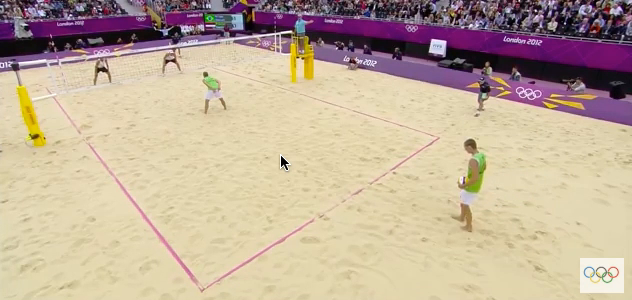
#> input picture frame 76 of media/beachVolleyball1.mov, 632 x 300 px, given in place of beachVolleyball7.mov, which was not available
$ python video7.py   (Python 2 division)   (older library calls are emulated)
#> lines starting #> are read from the running program, lines starting #| are printed output that depends on the picture; after the words box and inside, x2 and y2 are one past the last pixel; in counts of white or black regions, pixels touching at a corner belong together; pictures that were not available may be replaced by others from this repository, and a replacement may not be noted
### equalizeColor.py
import cv2


def equalizeBGRImage(img):
    img_hsv = cv2.cvtColor(img, cv2.cv.CV_BGR2HSV)
    eql_img = cv2.equalizeHist(img_hsv[:, :, 2])
    # print eql_img.shape
    img_hsv[:, :, 2] = eql_img[:, :]
    return cv2.cvtColor(img_hsv, cv2.cv.CV_HSV2BGR)

### video7.py
import cv2
import cv2.cv as cv
import numpy as np
import time
import equalizeColor

cap = cv2.VideoCapture('media/beachVolleyball7.mov')

# Parameters for lucas kanade optical flow
lk_params = dict( winSize  = (15,15),
                  maxLevel = 2,
                  criteria = (cv2.TERM_CRITERIA_EPS | cv2.TERM_CRITERIA_COUNT, 10, 0.1))

# Create some random colors
color = np.random.randint(0,255,(100,3))

# Take first frame and find corners in it
ret, old_frame = cap.read()
#> old_frame is the input picture: shape (300, 632, 3); mean B, G, R 153.6, 173.9, 193
rows,cols,channels = old_frame.shape
#> rows = 300; cols = 632; channels = 3
old_frame = old_frame[0:rows, 0:cols-5]
#> old_frame: shape (300, 627, 3)
old_gray = cv2.cvtColor(old_frame, cv2.COLOR_BGR2GRAY)
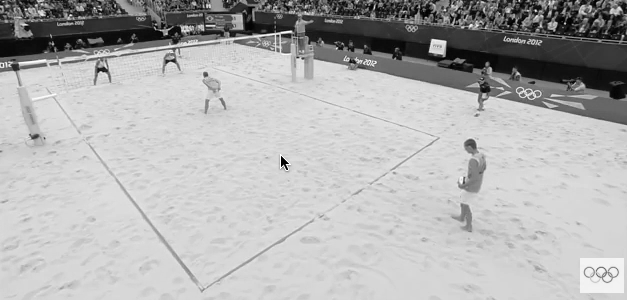
#> old_gray: shape (300, 627); min 0, max 255, mean 177.6

CAP_PROP_FRAME_COUNT = 7
frame_count = int(cap.get(CAP_PROP_FRAME_COUNT))
print frame_count


#points for video 7
p0 = np.array([[10.0,310.0],[216.0,330.0],[165.0,336.0],[240,200.0],[65.0, 198.0]], np.float32)
p_dst = np.array([[410.0,310.0],[616.0,330.0],[565.0,336.0],[640,200.0],[465.0, 198.0]], np.float32)

counter = 1

h, status = cv2.findHomography(p0, p_dst)
im_out = cv2.warpPerspective(old_frame, h, (1000,450))
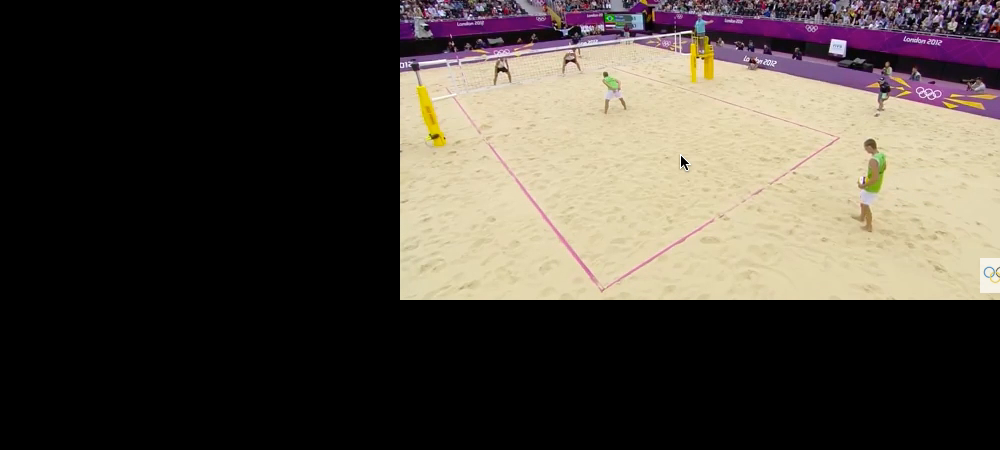
#> im_out: shape (450, 1000, 3); mean B, G, R 61.7, 70.2, 77.8
cv2.imshow('frame',im_out)

# Create a mask image for drawing purposes
mask_draw = np.zeros_like(old_frame)

arr = []
old_abu = cv2.cvtColor(im_out, cv2.COLOR_BGR2GRAY)
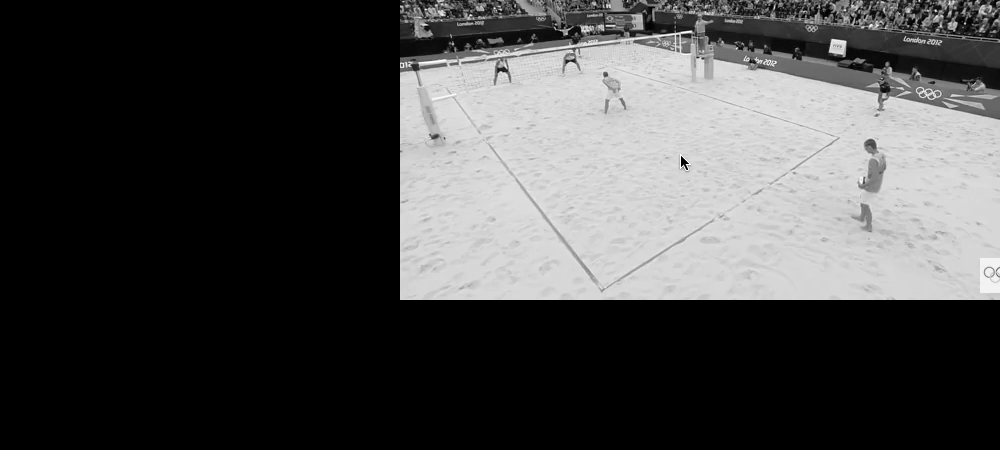
#> old_abu: shape (450, 1000); min 0, max 255, mean 71.5
#arr.append(old_abu)
arr.append(im_out.copy())
fr = 0

#_,img = cap.read()
avgImg = np.float32(im_out)

while(fr < 620):
    ret,frame = cap.read()
    rows,cols,channels = frame.shape
    frame = frame[0:rows, 0:cols-5]
#> frame: shape (300, 627, 3)
    if (counter%1==0):

        frame_gray = cv2.cvtColor(frame, cv2.COLOR_BGR2GRAY)

        # calculate optical flow
        p1, st, err = cv2.calcOpticalFlowPyrLK(old_gray, frame_gray, p0, None, **lk_params)
#> p1 = [[10, 310], [216, 330], [165, 336], [240, 200], [65, 198]]; st = [0, 0, 0, 1, 1]; err = [0, 0, 0, 0, 0.000139]

        h, status = cv2.findHomography(p1, p_dst)
#> h = [[1, -6.13e-05, 400], [-3.23e-06, 1, 0.00715], [-5.62e-09, -1.01e-07, 1]]; status = [1, 1, 1, 1, 1]
        im_out_new = cv2.warpPerspective(frame, h, (1000,450))

        rows,cols,channels = im_out_new.shape
#> rows = 450; cols = 1000
        roi = im_out[0:rows, 0:cols ]

        # Now create a mask of logo and create its inverse mask also
        img2gray = cv2.cvtColor(im_out_new,cv2.COLOR_BGR2GRAY)
        ret, mask = cv2.threshold(img2gray, 10, 255, cv2.THRESH_BINARY)
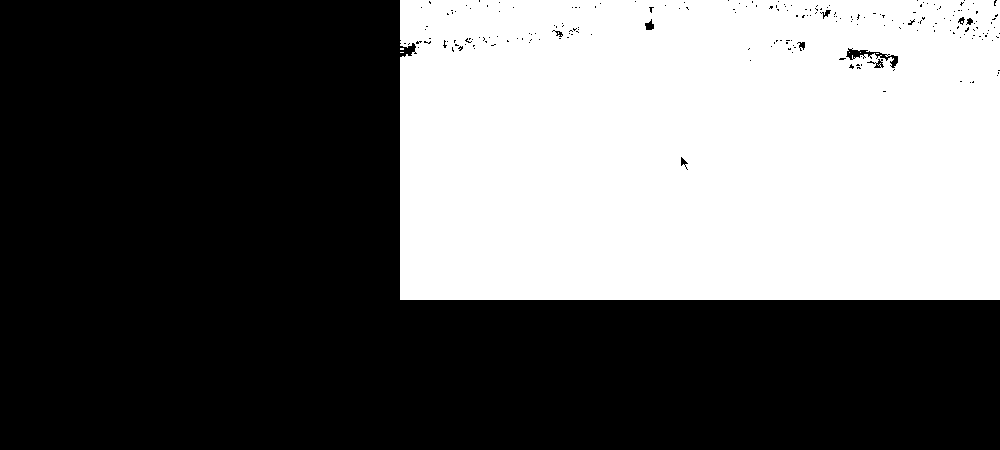
#> mask: shape (450, 1000); 39.7% white; 7 white regions (6 under 20 px), largest, box (x1, y1, x2, y2) and area: (400, 0, 1000, 300) 178708
        mask_inv = cv2.bitwise_not(mask)

        # Now black-out the area of logo in ROI
        img1_bg = cv2.bitwise_and(roi,roi,mask = mask_inv)

        # Take only region of logo from logo image.
        img2_fg = cv2.bitwise_and(im_out_new,im_out_new,mask = mask)

        # Put logo in ROI and modify the main image
        dst = cv2.add(img1_bg,img2_fg)
        im_out[0:rows, 0:cols] = dst
        im_gray = cv2.cvtColor(im_out, cv2.COLOR_BGR2GRAY)
        arr.append(im_out.copy())
        cv2.imshow('frame',im_out)

        # getting the background
        alpha = 1/float(fr+1)
        cv2.accumulateWeighted(im_out,avgImg,alpha)
        im_out = cv2.convertScaleAbs(avgImg)
        normImg = im_out.copy()

        cv2.imshow('background',normImg)

        # draw the tracks
        for i,(new,old) in enumerate(zip(p1,p0)):
            a,b = new.ravel()
            c,d = old.ravel()
            cv2.line(mask_draw, (a,b),(c,d), color[i].tolist(), 2)
            cv2.circle(frame,(a, b),3,color[i].tolist(),-1)
#> this loop made 5 passes
#> (a, b, c, d) on passes 1 to 5: (10, 310, 10, 310), (216, 330, 216, 330), (165, 336, 165, 336), (240, 200, 240, 200), (65, 198, 65, 198)
        img = cv2.add(frame,mask_draw)

        cv2.imshow('tracking',img)
        k = cv2.waitKey(1) & 0xff
#> (key Esc is pressed here)
        if k == 27:
            break

        # Now update the previous frame and previous points
        old_gray = frame_gray.copy()
        p0 = p1.copy()
        old_frame = frame.copy()
    counter= counter + 1
    fr = fr + 1

# Background Substraction
#cv2.imwrite('bg_3.png',normImg)
bg_gray = cv2.cvtColor(normImg, cv2.COLOR_BGR2GRAY)
p_bg = np.array([[127, 253],[52, 372],[802, 225],[859, 329]], np.float32)

court_top = cv2.imread('court.png',1)
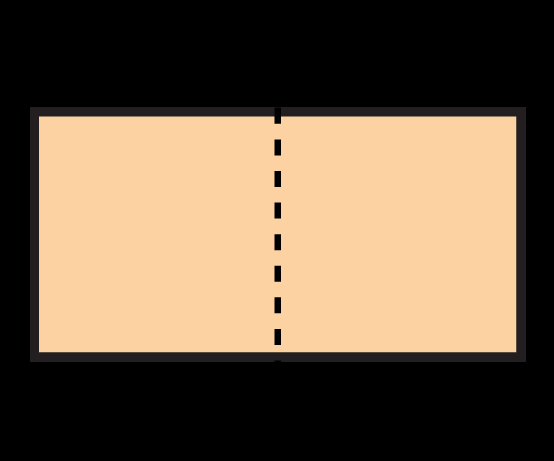
#> input picture court.png, 554 x 461 px
#> court_top is the input picture: shape (461, 554, 3); mean B, G, R 72.6, 93.6, 112.6
p_top = np.array([[40.0,115.0],[40.0,350.0],[515.0,115.0],[515.0,350.0]], np.float32)
h_top, status = cv2.findHomography(p_bg, p_top)
#> h_top = [[1.16, 0.851, -293.6], [0.169, 4.56, -976], [-5.66e-05, 0.00292, 1]]; status = [1, 1, 1, 1]
print "homography top", h_top
#| homography top [[ 1.16226113e+00  8.50737389e-01 -2.93582398e+02]
#|  [ 1.68727590e-01  4.56017894e+00 -9.76027365e+02]
#|  [-5.65798578e-05  2.91983710e-03  1.00000000e+00]]

bg_gray = cv2.GaussianBlur(bg_gray, (21, 21), 0)
for fra_ori in arr:
    fra_ori = equalizeColor.equalizeBGRImage(fra_ori)
    fra = cv2.cvtColor(fra_ori, cv2.COLOR_BGR2GRAY)
    fra = cv2.GaussianBlur(fra, (21, 21), 0)
    frame_delta = cv2.subtract(bg_gray, fra)
    thresh = cv2.threshold(frame_delta, 70, 255, cv2.THRESH_BINARY)[1]

    # dilate the thresholded image to fill in holes, then find contours

    # on thresholded image
    thresh = cv2.dilate(thresh, None, iterations=10)
    (cnts, _) = cv2.findContours(thresh.copy(), cv2.RETR_EXTERNAL,cv2.CHAIN_APPROX_SIMPLE)

    court_top_copy = court_top.copy()
    # loop over the contours

    for c in cnts:
        # if the contour is too small, ignore it
        if cv2.contourArea(c) < 5 and cv2.contourArea(c) > 10:
            continue

        # compute the bounding box for the contour, draw it on the frame,
        # and update the text
        (x, y, w, h) = cv2.boundingRect(c)
        cv2.rectangle(fra_ori, (x, y), (x + w, y + h), (0, 255, 0), 2)

        xi = (x+x+h)/2
        yi = y+h

        h0 = h_top[0,0]
        h1 = h_top[0,1]
        h2 = h_top[0,2]
        h3 = h_top[1,0]
        h4 = h_top[1,1]
        h5 = h_top[1,2]
        h6 = h_top[2,0]
        h7 = h_top[2,1]
        h8 = h_top[2,2]

        tx = (h0*xi + h1*yi + h2)
        ty = (h3*xi + h4*yi + h5)
        tz = (h6*xi + h7*yi + h8)

        px = int(tx/tz)
        py = int(ty/tz)
        #Print the player on top down view
        cv2.circle(court_top_copy,(px, py),3,np.array([255,0,0]),-1)

    #cv2.imshow('frame_delta',frame_delta)
    #cv2.imshow('frame_thresh',thresh)
    cv2.imshow('frame_detect',fra_ori)
    cv2.imshow('court_top', court_top_copy)

    k = cv2.waitKey(1) & 0xff
    if k == 27:
        break
#> this loop made 1 pass; (key Esc is pressed on pass 1)
#> pass 1, `fra_ori = equalizeColor.equalizeBGRImage(fra_ori)`:
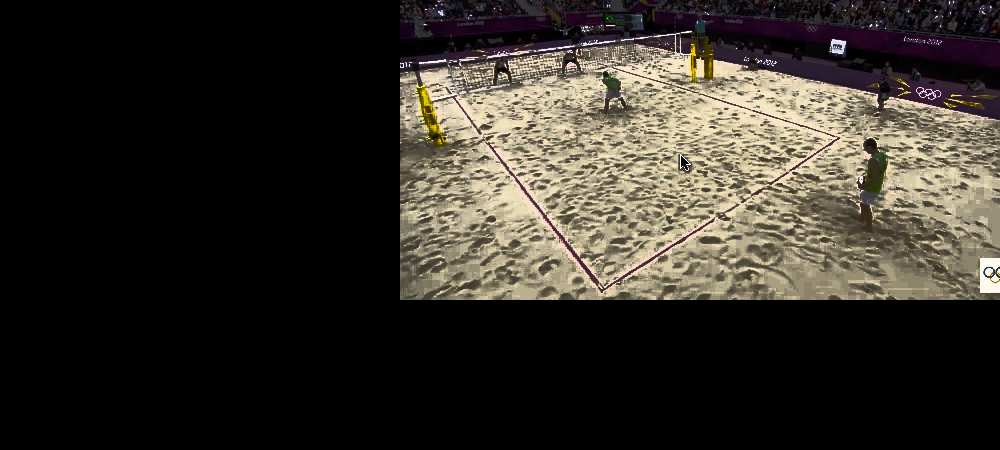
#> fra_ori: shape (450, 1000, 3); mean B, G, R 41, 48, 52.4
#> after the loop:
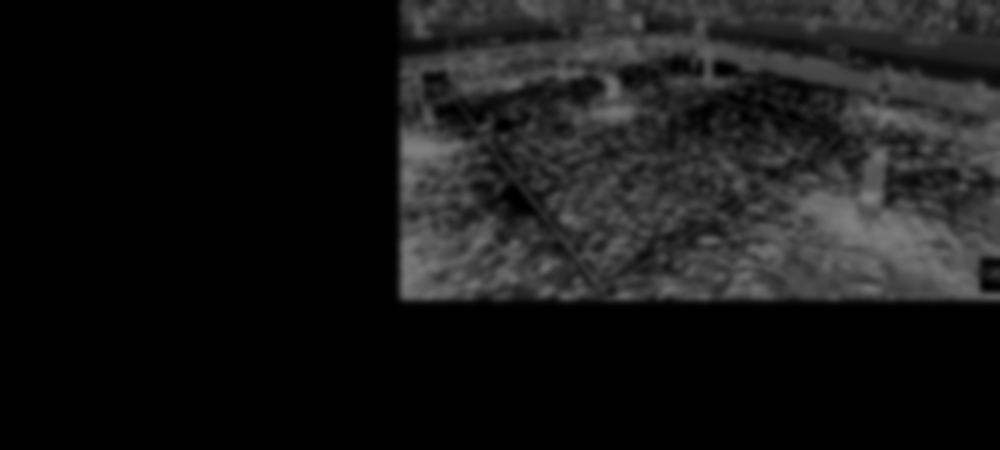
#> frame_delta: shape (450, 1000); min 0, max 128, mean 23

cv2.destroyAllWindows()
cap.release()

$ run again, starting later in the video
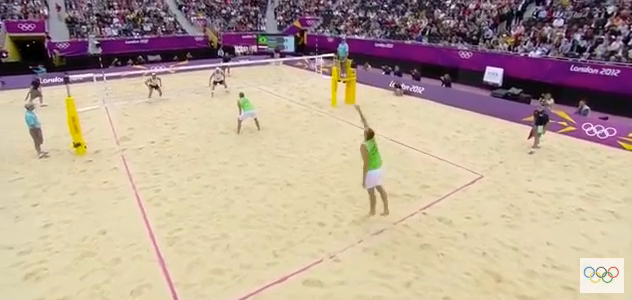
#> input picture frame 342 of media/beachVolleyball1.mov, 632 x 300 px, given in place of beachVolleyball7.mov, which was not available
#> old_frame is the input picture: shape (300, 632, 3); mean B, G, R 149.8, 165.8, 185.3
#> old_frame: shape (300, 627, 3)
#> p1 = [[10, 310], [216, 330], [165, 336], [240, 200], [65.13, 198.1]]; st = [0, 0, 0, 1, 1]; err = [0, 0, 0, 0.0667, 0.375]
#> `h, status = cv2.findHomography(p1, p_dst)`: h = [[1.01, 0.00588, 399.4], [0.00138, 1.01, -1.04], [3.97e-06, 9.77e-06, 1]]; status = [1, 1, 1, 1, 1]
#> mask: shape (450, 1000); 39.9% white; 5 white regions (4 under 20 px), largest, box (x1, y1, x2, y2) and area: (399, 0, 1000, 301) 179438
#> the loop `for i,(new,old) in enumerate(zip(p1,p0)):` made 5 passes
#> (a, b, c, d) on passes 1 to 5: (10, 310, 10, 310), (216, 330, 216, 330), (165, 336, 165, 336), (240, 200, 240, 200), (65.13, 198.1, 65, 198)
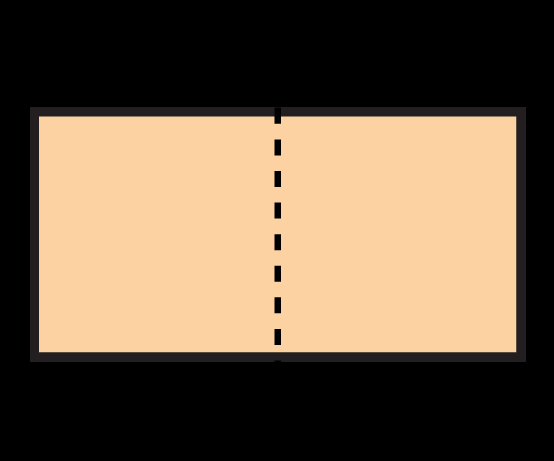
#> input picture court.png, 554 x 461 px
#> court_top is the input picture: shape (461, 554, 3); mean B, G, R 72.6, 93.6, 112.6
#> `h_top, status = cv2.findHomography(p_bg, p_top)`: h_top = [[1.16, 0.851, -293.6], [0.169, 4.56, -976], [-5.66e-05, 0.00292, 1]]; status = [1, 1, 1, 1]
#| homography top [[ 1.16226113e+00  8.50737389e-01 -2.93582398e+02]
#|  [ 1.68727590e-01  4.56017894e+00 -9.76027365e+02]
#|  [-5.65798578e-05  2.91983710e-03  1.00000000e+00]]
#> the loop `for fra_ori in arr:` made 1 pass; (key Esc is pressed on pass 1)
#> after the loop `for fra_ori in arr:`:
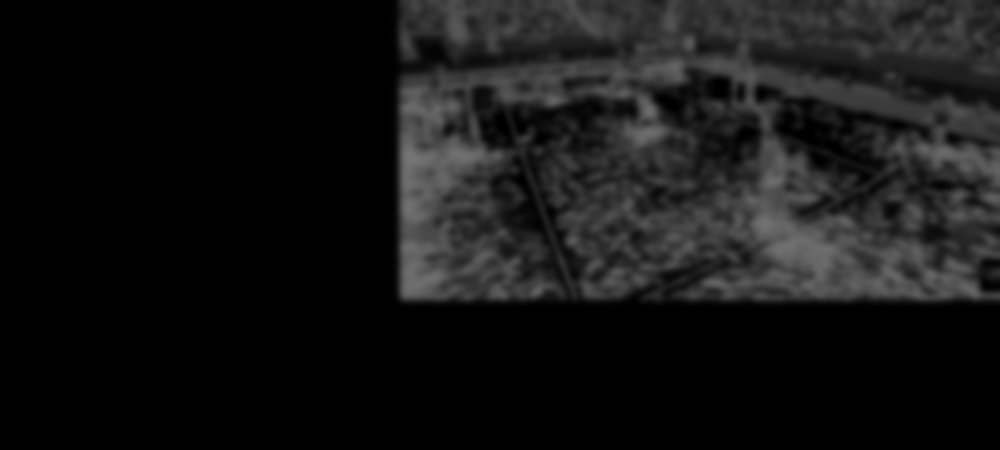
#> frame_delta: shape (450, 1000); min 0, max 118, mean 20.5

$ run again, starting later in the video
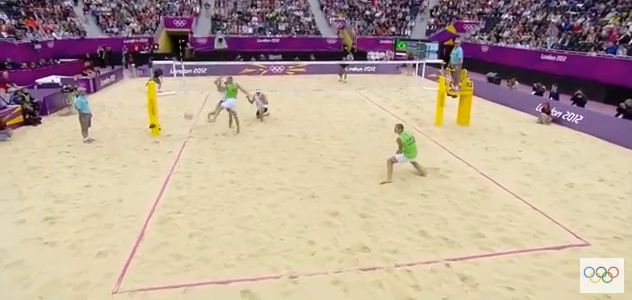
#> input picture frame 608 of media/beachVolleyball1.mov, 632 x 300 px, given in place of beachVolleyball7.mov, which was not available
#> old_frame is the input picture: shape (300, 632, 3); mean B, G, R 151.1, 166.4, 185.7
#> old_frame: shape (300, 627, 3)
#> p1 = [[10.39, 308.9], [216, 330], [165, 336], [240.2, 199.9], [65, 198]]; st = [0, 0, 0, 1, 1]; err = [0, 0, 0, 0.443, 0]
#> `h, status = cv2.findHomography(p1, p_dst)`: h = [[1.03, 0.00456, 399.2], [0.0088, 1.01, -2.17], [4.47e-05, 8.96e-06, 1]]; status = [1, 1, 1, 1, 1]
#> mask: shape (450, 1000); 39.9% white; 1 white region, box (x1, y1, x2, y2) and area: (399, 0, 1000, 301) 179601
#> the loop `for i,(new,old) in enumerate(zip(p1,p0)):` made 5 passes
#> (a, b, c, d) on passes 1 to 5: (10.39, 308.9, 10, 310), (216, 330, 216, 330), (165, 336, 165, 336), (240.2, 199.9, 240, 200), (65, 198, 65, 198)
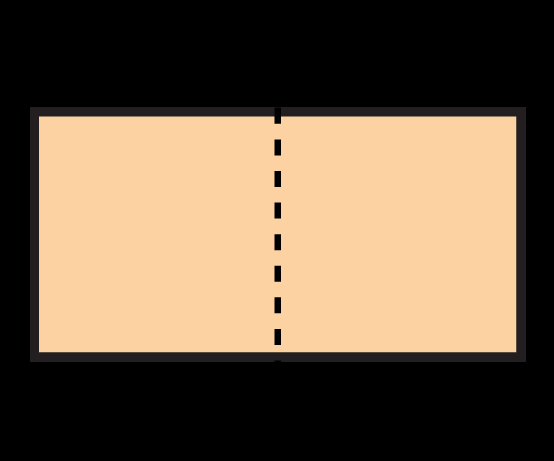
#> input picture court.png, 554 x 461 px
#> court_top is the input picture: shape (461, 554, 3); mean B, G, R 72.6, 93.6, 112.6
#> `h_top, status = cv2.findHomography(p_bg, p_top)`: h_top = [[1.16, 0.851, -293.6], [0.169, 4.56, -976], [-5.66e-05, 0.00292, 1]]; status = [1, 1, 1, 1]
#| homography top [[ 1.16226113e+00  8.50737389e-01 -2.93582398e+02]
#|  [ 1.68727590e-01  4.56017894e+00 -9.76027365e+02]
#|  [-5.65798578e-05  2.91983710e-03  1.00000000e+00]]
#> the loop `for fra_ori in arr:` made 1 pass; (key Esc is pressed on pass 1)
#> after the loop `for fra_ori in arr:`:
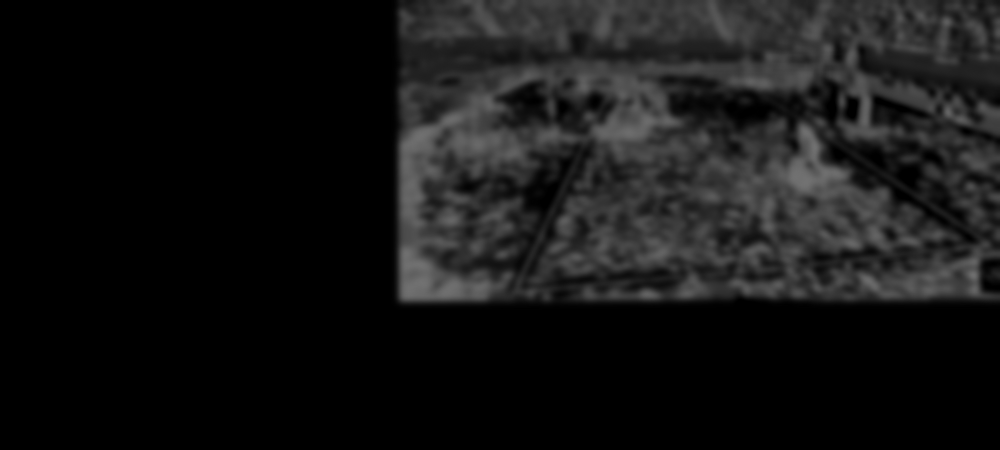
#> frame_delta: shape (450, 1000); min 0, max 114, mean 20.5
